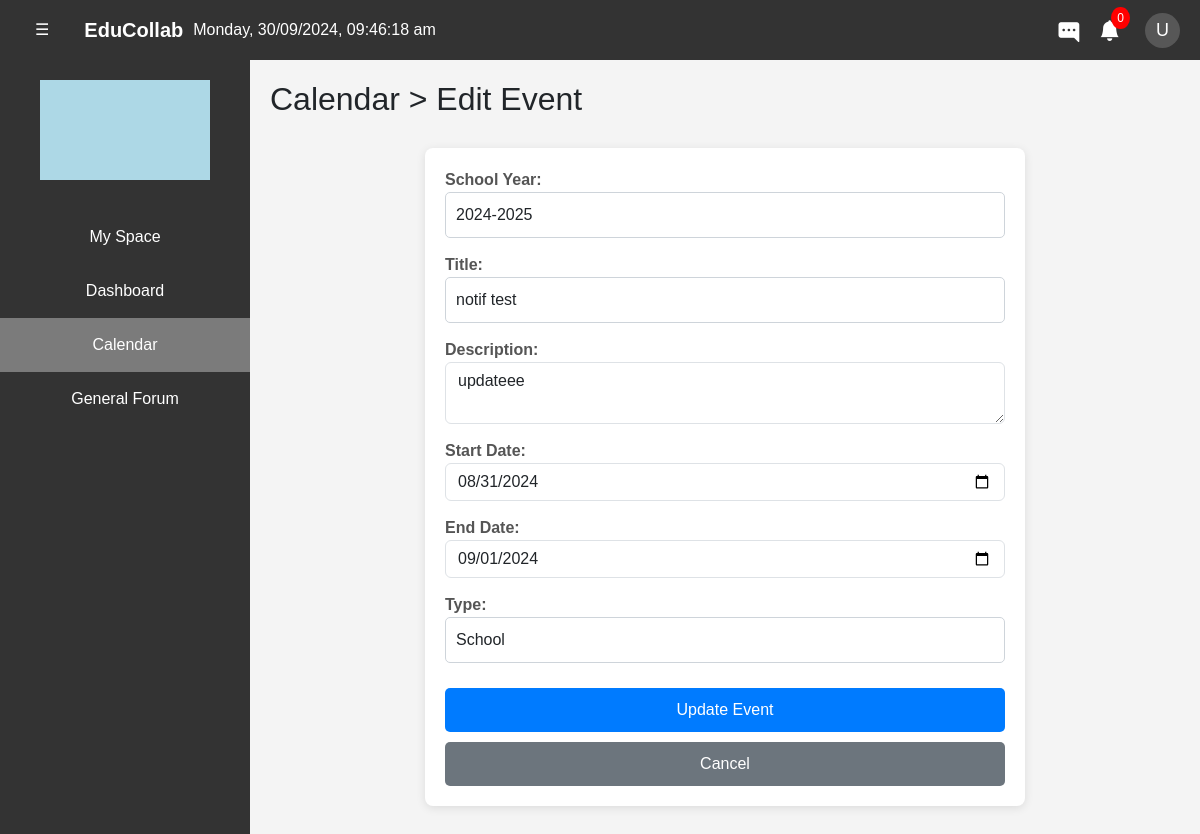
The page /public/admin/update_event.php?id=26 (signed in) on the database as committed earlier.
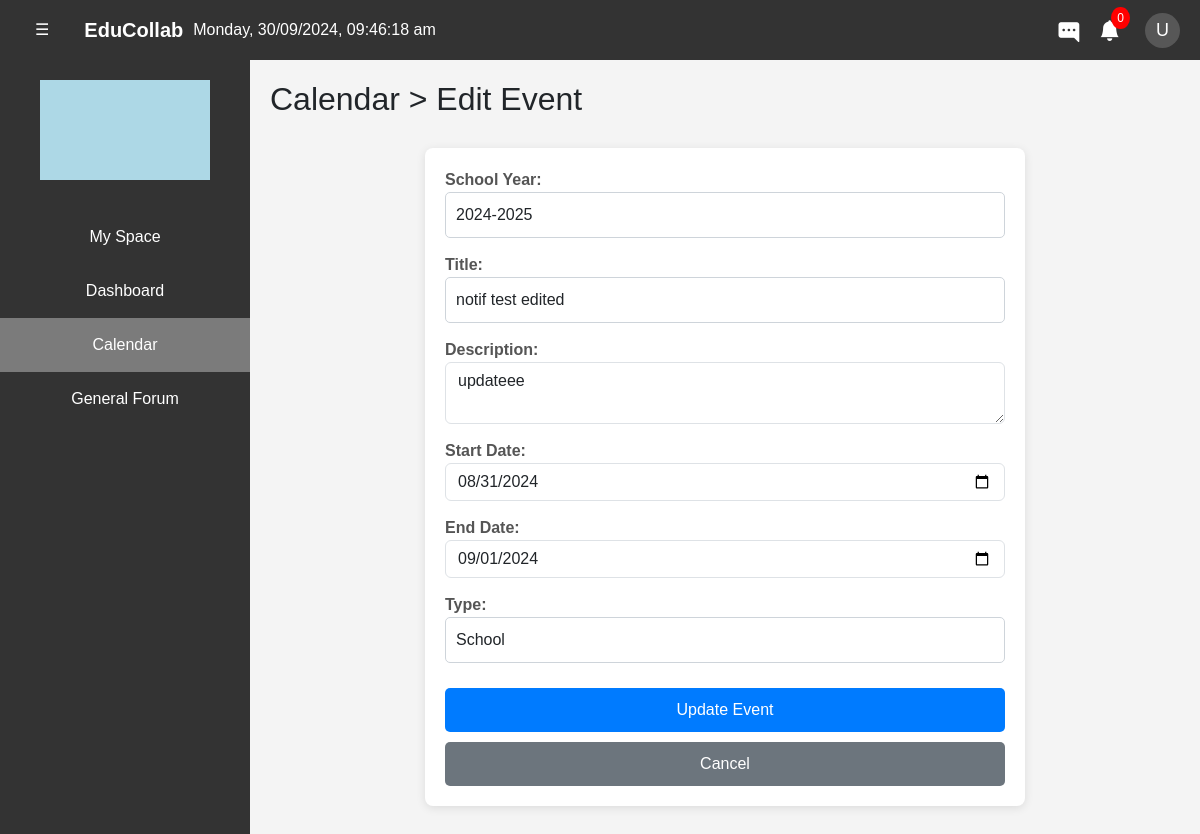
The same page on the database as committed later.
### tables this page shows
CREATE TABLE `events` (
  `id` int(11) NOT NULL,
  `title` varchar(500) NOT NULL,
  `description` varchar(1000) NOT NULL,
  `event_date` date NOT NULL,
  `end_date` date NOT NULL,
  `added_at` date NOT NULL DEFAULT current_timestamp(),
  `event_type` varchar(100) NOT NULL,
  `year_range` varchar(9) NOT NULL,
  `updated_at` timestamp NULL DEFAULT NULL
);

### public/admin/update_event.php (the view, shortened to what this page needs)
<?php
$events = require_once __DIR__ . '/../../src/processes/fetch_upcoming_events.php';
$id = isset($_GET['id']) ? $_GET['id'] : null;
$event = [
    'title' => '',
    'description' => '',
    'start' => '',
    'end' => '',
    'type' => '',
    'year_range' => ''
];
if ($id) {
    $stmt = $pdo->prepare("SELECT id, title, description, event_date as start, end_date as end, event_type as type, year_range FROM events WHERE id = ?");
    $stmt->execute([$id]);
    $event = $stmt->fetch(PDO::FETCH_ASSOC);
} else {
    header('Location: handle_events.php');
    exit;
}
?>
<!DOCTYPE html>
<html lang="en">
<head>
    <link rel="stylesheet" href="https://cdn.jsdelivr.net/npm/bootstrap-icons@1.11.3/font/bootstrap-icons.min.css">
    <link href="https://cdnjs.cloudflare.com/ajax/libs/bootstrap/5.3.0/css/bootstrap.min.css" rel="stylesheet">
    <link rel="stylesheet" href="../../src/css/gen.css">
    <link rel="stylesheet" href="../../src/css/form.css">
    <link rel="stylesheet" href="../../src/css/message.css">
</head>
<body>
    <?php include '../nav-sidebar-temp.php'?>
    <div class="content" id="content">
        <h2>Calendar > Edit Event</h2>
        <div class="form-container">
            <form id="eventsForm" action="../../src/processes/a/update_event.php" method="POST">
                <div class="event-form-group">
                    <div class="form-group">
                        <label for="year_range">School Year:</label>
                        <select class="form-control" name="year_range" required>
                            <option value="<?= htmlspecialchars($event['year_range'], ENT_QUOTES, 'UTF-8') ?>" selected>
                                <?= htmlspecialchars($event['year_range'], ENT_QUOTES, 'UTF-8') ?>
                            </option>
                        </select>
                    </div>
                    <div class="form-group">
                        <label for="title">Title:</label>
                        <input type="text" class="form-control" name="title" value="<?php echo htmlspecialchars($event['title']); ?>" required>
                    </div>
                    <div class="form-group">
                        <label for="description">Description:</label>
                        <textarea class="form-control" name="description" required><?php echo htmlspecialchars($event['description']); ?></textarea>
                    </div>
                    <div class="form-group">
                        <label for="start">Start Date:</label>
                        <input type="date" class="form-control" name="start" value="<?php echo htmlspecialchars($event['start']); ?>" required>
                    </div>
                    <div class="form-group">
                        <label for="end">End Date:</label>
                        <input type="date" class="form-control" name="end" value="<?php echo htmlspecialchars($event['end']); ?>" required>
                    </div>
                    <div class="form-group">
                        <label for="type">Type:</label>
                        <select class="form-control" name="type" required>
                            <option value="<?= htmlspecialchars($event['type'], ENT_QUOTES, 'UTF-8') ?>" selected>
                                <?= htmlspecialchars($event['type'], ENT_QUOTES, 'UTF-8') ?>
                            </option>
                        </select>
                    </div>
                </div>
                <button type="submit" class="btn btn-primary">Update Event</button>
                <button type="button" class="btn btn-secondary" onclick="openDiscardChangesModal()">Cancel</button>
            </form>
        </div>
    </div>
    </div>
</body>
</html>

Rows that differ between the two databases and show on the page:
changed events "updateee": title "notif test" → "notif test edited"
